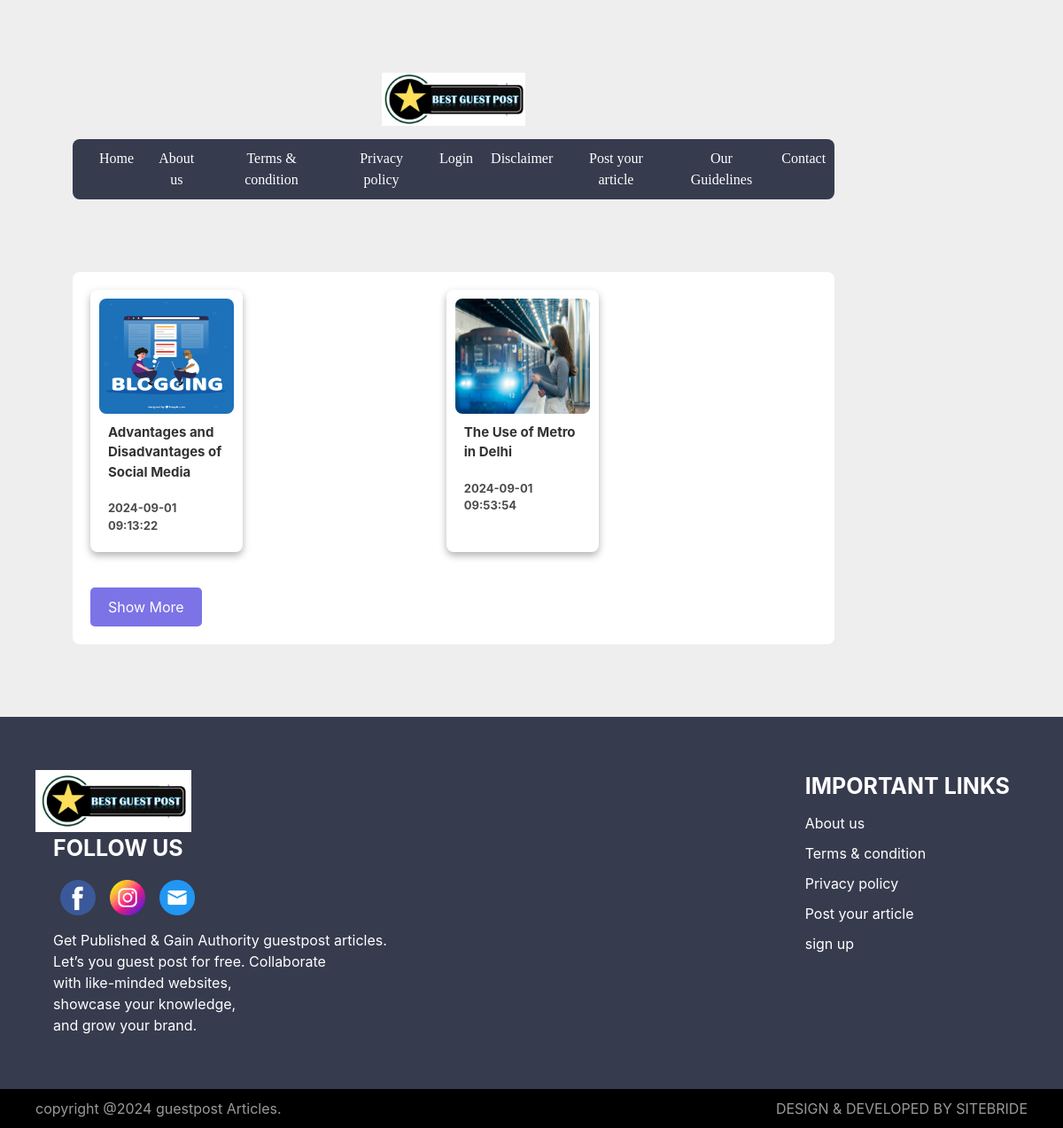
The app's page /tech.php with its own data.
### tables this page shows
CREATE TABLE `tiger` (
  `id` int NOT NULL,
  `email` varchar(50) NOT NULL,
  `title` varchar(255) NOT NULL,
  `category` varchar(255) NOT NULL,
  `image_path` varchar(300) NOT NULL,
  `content` text NOT NULL,
  `created_at` timestamp NOT NULL DEFAULT CURRENT_TIMESTAMP,
  `name` varchar(50) NOT NULL
);

### tech.php (the view, shortened to what this page needs)
<?php
include("connection.php");
?>
<?php
include("top.php");
?>
<body>
<?php
include("nav.php");
?>
<div class="container">
    <div class="cont2">
        <div class="content">
            <div class="grid-container" id="gridContainer">
                <?php
                $query = "SELECT * FROM `tiger` where category='technology'";
                $sql = mysqli_query($conn, $query);
                $counter = 0;
                while ($result = mysqli_fetch_assoc($sql)) {
                    $counter++;
                    $class = ($counter > 8) ? 'hidden' : '';
                ?>
                    <div class="sqare <?php echo $class; ?>">
                        <img src="<?php echo $result['image_path']; ?>" alt="Image">
                        <a href="blog.php?id=<?php echo $result['id']?>" id="anchor">
                            <p><?php echo $result['title']; ?></p>
                        </a>
                        <div class="date">
                            <p><?php echo $result['created_at']; ?></p>
                        </div>
                    </div>
                <?php
                }
                ?>
            </div>
            <button id="showMoreBtn">Show More</button>
        </div>
    </div>
</div>
<?php
include("footer.php");
?>
<?php
include("down.php");
?>
</body>

### tech.php (style rules this page uses)
.cont2 { margin: 8%; padding: 20px; background: white; border-radius: 8px; display: flex; flex-wrap: wrap; }
body { background: #eeeeee; }
.content { width: 70%; }
.grid-container { display: flex; flex-wrap: wrap; justify-content: space-between; }
.sqare { background: white; border-radius: 8px; box-shadow: 0 4px 8px rgba(1, 1, 2, 0.3); padding: 10px; width: 30%; height: auto; margin-bottom: 20px; box-sizing: border-box; }
.sqare img { width: 100%; height: 130px; border-radius: 8px; }
.sqare p { font-weight: bold; padding: 10px; font-size: 15px; opacity: 80%; }
.date p { opacity: 70%; font-size: 13px; padding: 10px; }
#showMoreBtn { margin-top: 20px; padding: 10px 20px; background-color: #7c73e6; color: white; border: none; border-radius: 5px; cursor: pointer; }

### records on screen
tiger: image_path (picture), title "Advantages and Disadvantages of Social Media", created_at "2024-09-01 09:13:22"
tiger: image_path (picture), title "The Use of Metro in Delhi", created_at "2024-09-01 09:53:54"
